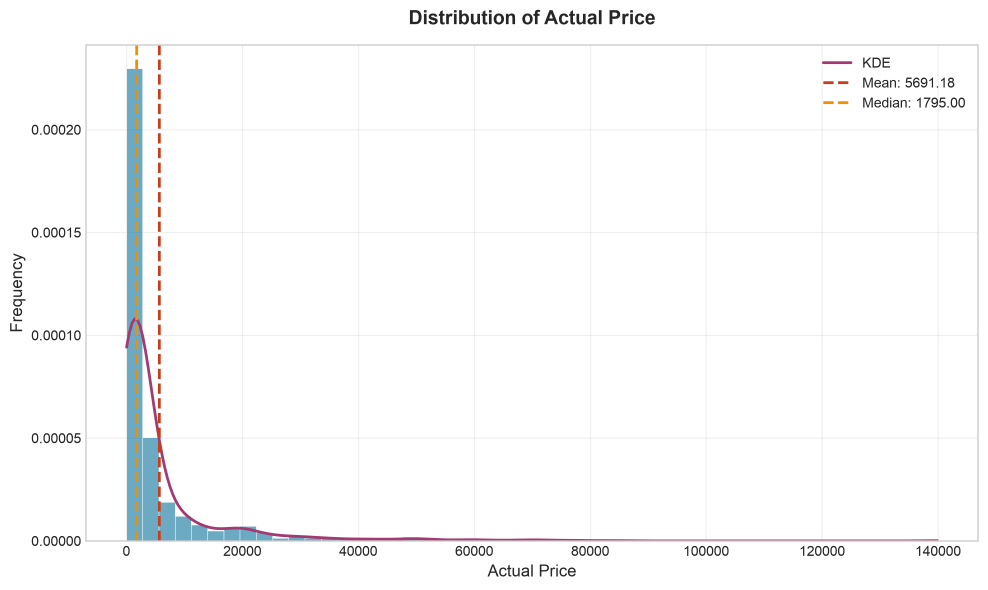
#> input picture outputs/charts/actual_price_distribution.png, 2964 x 1770 px (shown at 1/3 size)
$ jupyter execute --allow-errors PriceSense_Analysis.ipynb
#> lines starting #> are read from the running program, lines starting #| are printed output that depends on the picture
# PriceSense — Amazon Product Analysis and Recommendation System

**DSML Mini-Project**
College Data Science and Machine Learning Project

---

## 1. Project Introduction

PriceSense is an end-to-end data science project that analyzes Amazon India product data to:

1. **Understand** product pricing, discount, and rating patterns
2. **Segment** products into meaningful groups using K-Means clustering
3. **Recommend** products based on user preferences using a simple rule-based system

**Dataset**: Amazon India products (1,465 raw rows → 1,351 unique products after cleaning)
**Key Variables**: actual_price, discounted_price, discount_percentage, rating, rating_count
**Categories**: 9 main categories (Electronics, Computers&Accessories, Home&Kitchen, etc.)
**Only ML Algorithm**: K-Means Clustering (per DSML syllabus constraints)
**Recommendation**: Rule-based, transparent, no collaborative filtering or embeddings

---

## 2. Objective

This notebook demonstrates the complete data science pipeline:

- **Data Preprocessing**: Handle Indian currency format (₹, commas), missing values, duplicates
- **Feature Engineering**: Create 12 derived features including log transforms
- **Statistical Analysis**: Central tendency, dispersion, distribution shape, correlation, covariance, pivot tables
- **Exploratory Data Analysis**: 36 visualizations (histograms, box plots, heatmaps, scatter plots)
- **K-Means Clustering**: 3 segments (Mainstream, Budget/Deep-Discount, Premium)
- **Cluster Analysis**: Business interpretation with category & discount band composition
- **Product Recommendation**: Rule-based filtering by category, price, rating, discount

All code is modularized in `src/` for reusability and viva-ready explanations.

---

## 3. Import Libraries

[cell 1]
# Core libraries
import pandas as pd
import numpy as np
import matplotlib.pyplot as plt
import seaborn as sns
import warnings
warnings.filterwarnings('ignore')

# Display settings
pd.set_option('display.max_columns', None)
pd.set_option('display.width', 200)
pd.set_option('display.max_colwidth', 80)
pd.set_option('display.float_format', lambda x: f'{x:.2f}')

# Style
plt.style.use('seaborn-v0_8-whitegrid')
sns.set_palette('husl')

# Add src to path for importing modules
import sys
sys.path.append('../src')

print("Libraries imported successfully")
print(f"pandas: {pd.__version__}")
print(f"numpy: {np.__version__}")

## 4. Load Dataset

#> (a cell that did not finish here is left out)

## 5. Dataset Inspection

[cell 3]
# Basic inspection
print("=== SHAPE ===")
#> (the rest of this cell did not finish here and is left out)

## 6. Data Preprocessing

Using the reusable preprocessing module from `src/preprocessing.py`.

[cell 4]
# Import and run preprocessing pipeline
from preprocessing import preprocess_pipeline

#> (the rest of this cell did not finish here and is left out)

## 7. Data Cleaning

The preprocessing pipeline handles:

1. **Price cleaning**: `₹1,899` → `1899.0` (remove ₹ and commas)
2. **Discount cleaning**: `64%` → `64.0` (remove %)
3. **Rating cleaning**: Convert to float, validate 0-5 range
4. **Rating count cleaning**: `24,269` → `24269.0` (remove commas), **median imputation** for 2 missing values
5. **Duplicate handling**: 114 rows with repeated product_ids removed (kept first)
6. **Category parsing**: Pipe-separated hierarchy → main_category, sub_category, level_3-5

[cell 5]
# Verify cleaning results
print("=== MISSING VALUES AFTER CLEANING ===")
#> (the rest of this cell did not finish here and is left out)

## 8. Data Transformation

Key transformations applied:

- **Currency**: String → Float (Indian format handling)
- **Percentage**: String with % → Float (0-100 scale)
- **Rating count**: String with commas → Float, median imputation
- **Categories**: Hierarchical string → 5 level columns + depth

#> (a cell that did not finish here is left out)

## 9. Feature Engineering

12 derived features created in the preprocessing pipeline:

[cell 7]
# Show engineered features
engineered = [
    'price_savings', 'discount_depth', 'price_ratio',
    'has_high_rating', 'is_heavily_discounted', 'is_budget', 'is_premium',
    'log_rating_count', 'log_discounted_price', 'log_actual_price',
    'review_count_parsed', 'avg_review_length'
]

print("=== ENGINEERED FEATURES ===")
#> (the rest of this cell did not finish here and is left out)

## 10. Statistical Analysis

Using `src/descriptive_stats.py` for comprehensive statistical analysis.

[cell 8]
# Run statistical analysis
from descriptive_stats import generate_statistical_report, interpret_skewness, interpret_kurtosis

key_vars = ["actual_price", "discounted_price", "discount_percentage", "rating", "rating_count"]
#> (the rest of this cell did not finish here and is left out)

### Correlation Matrix (Pearson)

#> (a cell that did not finish here is left out)

### Covariance Matrix

#> (a cell that did not finish here is left out)

### Grouped Statistics by Category

#> (a cell that did not finish here is left out)

### Grouped Statistics by Discount Band

#> (a cell that did not finish here is left out)

## 11. Exploratory Data Analysis

Using `src/eda.py` for comprehensive visualizations. 36 charts generated and saved to `outputs/charts/`.

## 12. Distribution Analysis

[cell 13]
# Display distribution charts (generated by eda.py)
import matplotlib.image as mpimg

chart_files = [
    "../outputs/charts/actual_price_distribution.png",
    "../outputs/charts/discounted_price_distribution.png",
    "../outputs/charts/discount_percentage_distribution.png",
    "../outputs/charts/rating_distribution.png",
    "../outputs/charts/rating_count_distribution.png"
]

fig, axes = plt.subplots(2, 3, figsize=(18, 10))
axes = axes.flatten()

for i, chart_file in enumerate(chart_files):
    img = mpimg.imread(chart_file)
#> img is the input picture: shape (1770, 2964, 4) float32; mean R, G, B, A 0.981, 0.98, 0.984, 1
    axes[i].imshow(img)
    axes[i].axis('off')
    axes[i].set_title(chart_file.split('/')[-1].replace('_distribution.png', '').replace('_', ' ').title(), fontsize=12)

axes[-1].set_visible(False)
plt.suptitle('Distribution Analysis - Histograms with KDE', fontsize=16, fontweight='bold')
plt.tight_layout()
plt.show()
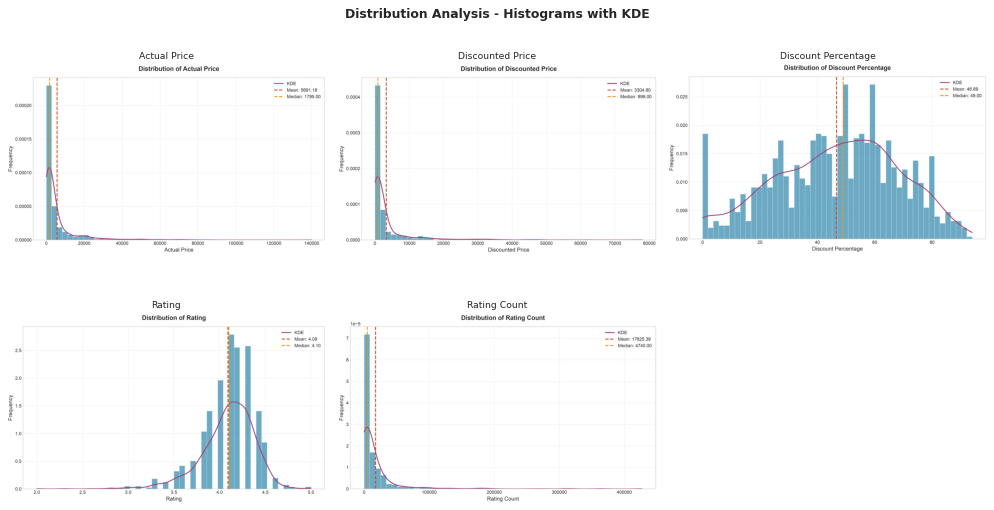
#> figure drawn by matplotlib, 5 panels
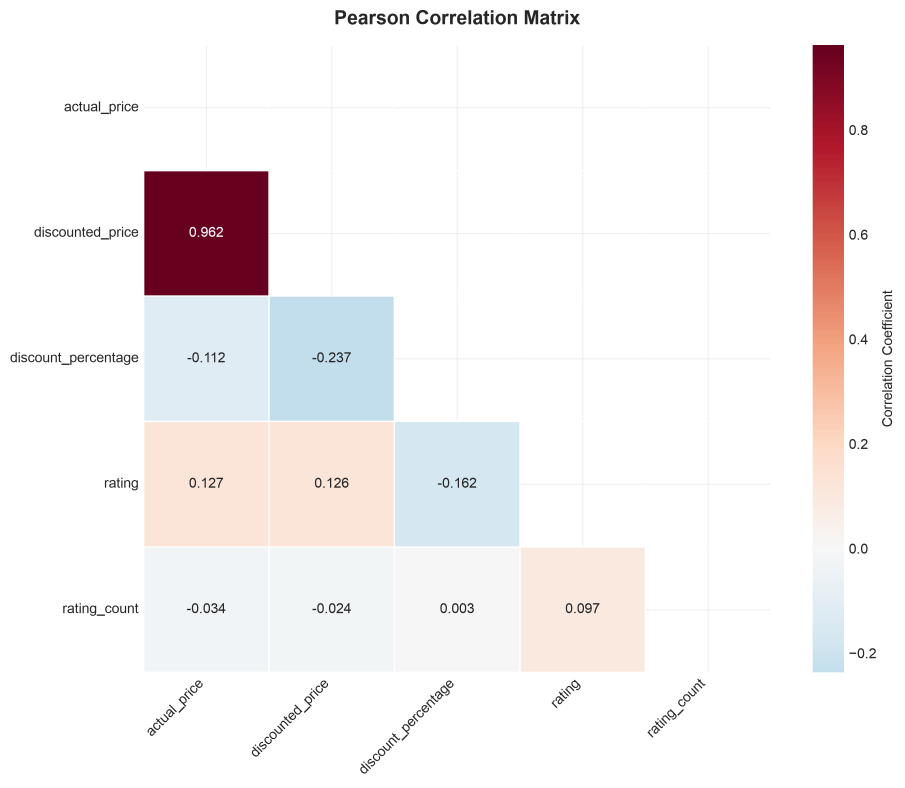
#> input picture outputs/charts/correlation_heatmap_pearson.png, 2715 x 2362 px (shown at 1/3 size)
#> further down, img is the input picture: shape (2362, 2715, 4) float32; mean R, G, B, A 0.966, 0.955, 0.951, 1

## 13. Correlation and Covariance

[cell 14]
# Display correlation heatmaps
corr_files = [
    "../outputs/charts/correlation_heatmap_pearson.png",
    "../outputs/charts/correlation_heatmap_spearman.png",
    "../outputs/charts/correlation_with_rating_pearson.png",
    "../outputs/charts/correlation_with_discounted_price_pearson.png"
]

fig, axes = plt.subplots(2, 2, figsize=(16, 12))
axes = axes.flatten()

#> (the rest of this cell did not finish here and is left out)
